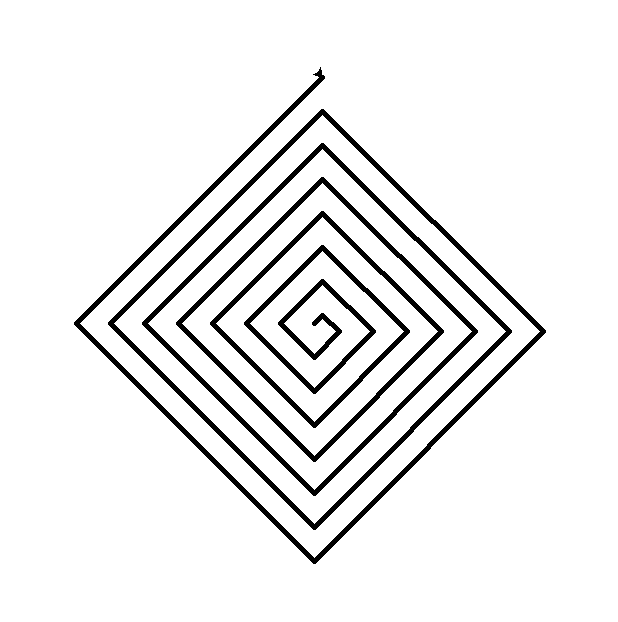

The Python source for this figure:
"""
Author: Georgio Khalil, gkhalil@purdue.edu
Assignment: 05.2 - Square Spiral
Date: 10/01/2022

Description:
    This program instructs a turtle to draw a square spiral.

Contributors:

My contributor(s) helped me:
    [ ] understand the assignment expectations without
        telling me how they will approach it.
    [ ] understand different ways to think about a solution
        without helping me plan my solution.
    [ ] think through the meaning of a specific error or
        bug present in my code without looking at my code.
    Note that if you helped somebody else with their code, you
    have to list that person as a contributor.

Academic Integrity Statement:
    I have not used source code obtained from any unauthorized
    source, either modified or unmodified; nor have I provided
    another student access to my code.  The project I am
    submitting is my own original work.
"""

"""Import additional modules below this line (starting with unit 6)."""
from turtle import *

"""Write new functions below this line (starting with unit 4)."""


def start():
    """This function initializes the window and the turtle.
    Do not modify this function or any of the properties it sets.
    """
    setup(564, 564)
    width(5)


def main():
    setheading(45)
    for i in range (29):
        forward(12+12*i) #first iteration is 12 pixels, then increase by 12 every iteration
        right(90) #turn 90 after every forward step


"""Do not change anything below this line."""
if __name__ == "__main__":
    start()
    main()
    done()
